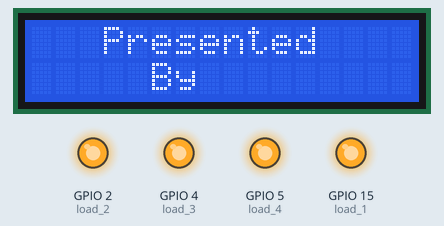
Recording of a sketch running on a simulated ESP32. Parts: 16×2 character LCD, output pins drawn as LEDs (lit = HIGH). WiFi joins after 1.5 s; servers stay silent unless stated; the Firebase database answers and starts empty; what the sketch prints to the serial monitor is not drawn.

Above: at 2.1 s.
At 4.2 s:
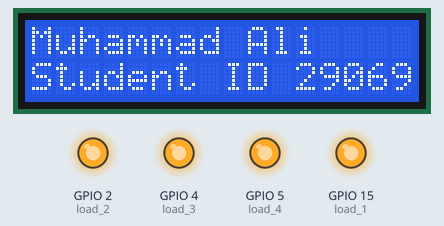
At 6.2 s:
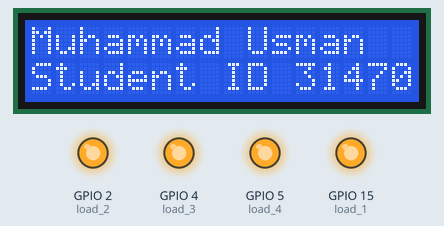
At 8.2 s:
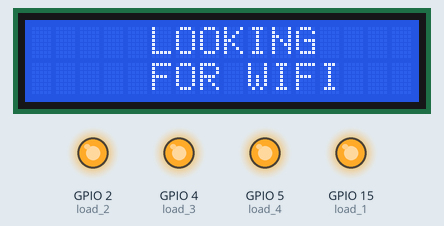
At 10.2 s:
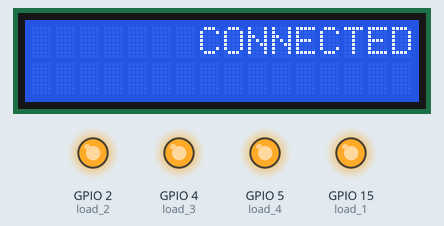
At 13.3 s:
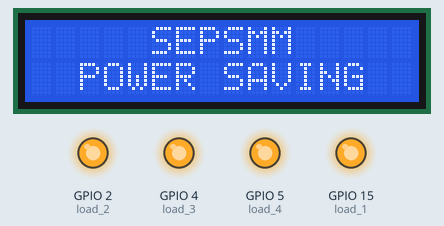

The sketch:

sepsmm.ino
```cpp
#include <WiFi.h>
#include <LiquidCrystal_I2C.h>
LiquidCrystal_I2C lcd(0x27, 16, 2); // I2C address 0x27, 16 column and 2 rows

#include <FirebaseESP32.h>
#define FIREBASE_HOST "sepsmm-c6f0e-default-rtdb.firebaseio.com/"
#define FIREBASE_AUTH "gIoVkPh0X977PM4CAca4lgH7neXSPnSIDE7KnHOd"
// #define WIFI_SSID "Redmi 9t"
// #define WIFI_PASSWORD "12345678"

#define WIFI_SSID "A and S Fire and Safety"
#define WIFI_PASSWORD "Arham2014"

//Define FirebaseESP32 data object
FirebaseData firebaseData;

int load_1 = 15;
int load_2 = 2;
int load_3 = 4;
int load_4 = 5;
float voltage_Sensor = 34;

void setup()
{
    Serial.begin(115200);
    lcd.init(); // initialize the lcd
    lcd.backlight();

    // PIN Mode Assigned
    pinMode(load_1,OUTPUT);
    pinMode(load_2,OUTPUT);
    pinMode(load_3,OUTPUT);
    pinMode(load_4,OUTPUT);
    pinMode(voltage_Sensor,INPUT);
    // PIN Mode Assigned

    // All Relay OFF Mode
    digitalWrite(load_1,HIGH);
    digitalWrite(load_2,HIGH);
    digitalWrite(load_3,HIGH);
    digitalWrite(load_4,HIGH);
    // All Relay OFF Mode

    lcd.clear();                 // clear display
    lcd.setCursor(5, 0);         // move cursor to   (0, 0)
    lcd.print("SEPSMM");        // print message at (0, 0)
    lcd.setCursor(2, 1);         // move cursor to   (2, 1)
    lcd.print("POWER SAVING"); // print message at (2, 1)
    delay(2000);                 // display the above for two seconds

    lcd.clear();                 // clear display
    lcd.setCursor(3, 0);          // move cursor to   (3, 0)
    lcd.print("Presented");        // print message at (3, 0)
    lcd.setCursor(5, 1);          // move cursor to   (0, 1)
    lcd.print("By"); // print message at (0, 1)
    delay(2000);                  // display the above for two seconds
    lcd.clear();

    lcd.setCursor(0, 0);          // move cursor to   (3, 0)
    lcd.print("Muhammad Ali");        // print message at (3, 0)
    lcd.setCursor(0, 1);          // move cursor to   (0, 1)
    lcd.print("Student ID 29069"); // print message at (0, 1)
    delay(2000);                  // display the above for two seconds
    lcd.clear();

    lcd.setCursor(0, 0);          // move cursor to   (3, 0)
    lcd.print("Muhammad Usman");        // print message at (3, 0)
    lcd.setCursor(0, 1);          // move cursor to   (0, 1)
    lcd.print("Student ID 31470"); // print message at (0, 1)
    delay(2000);                  // display the above for two seconds
    lcd.clear();

    WiFi.begin(WIFI_SSID, WIFI_PASSWORD);
    Serial.print("Connecting to Wi-Fi");
    lcd.setCursor(5,0);
    lcd.print("LOOKING");
    lcd.setCursor(5,1);
    lcd.print("FOR WIFI");
    delay(2000);
    lcd.clear();

    while (WiFi.status() != WL_CONNECTED)
  {
    Serial.println("Searching for Network ");
    delay(500);
    lcd.clear();
    lcd.setCursor(0,0);
    lcd.print("WIFI : SEARCHING");
    delay(2000);
  }
    Serial.println();
    Firebase.begin(FIREBASE_HOST, FIREBASE_AUTH);
    Serial.print("Connected with IP: ");
    Serial.println(WiFi.localIP());
    Serial.println();
    Serial.println("------------------------------------");
    Serial.println("Connected...");
    lcd.setCursor(7,0);
    lcd.print("CONNECTED");
    delay(3000);
    lcd.clear();
  }

void loop()
{
    lcd.clear();                 // clear display
    lcd.setCursor(5, 0);         // move cursor to   (0, 0)
    lcd.print("SEPSMM");        // print message at (0, 0)
    lcd.setCursor(2, 1);         // move cursor to   (2, 1)
    lcd.print("POWER SAVING"); // print message at (2, 1)
    delay(2000);

    lcd.clear();                 // clear display
    lcd.setCursor(0, 0);         // move cursor to   (0, 0)
    lcd.print(" Real Time Volt:");        // print message at (0, 0)
    lcd.setCursor(6, 1);         // move cursor to   (2, 1)
    lcd.print("220 Volt"); // print message at (2, 1)
    delay(2000);

//    Serial.println(analogRead(34));
//    delay(100);

     if (Firebase.get(firebaseData,"/All_Load/Load_1"))
 {
    if (firebaseData.dataType() == "bool")
    {
      bool Load_1 = firebaseData.boolData();

          if (Load_1=='1')
          {
            Serial.println("Load # 1 IS ON");
            Serial.println("");
            lcd.clear();
            lcd.setCursor(0, 0);
            lcd.print("LOAD # 1");
            lcd.setCursor(0, 1);
            lcd.print("LIGHT IS ON");
            delay(1000);
            digitalWrite(load_1,LOW); //Device1 is ON
          }
          else if (Load_1=='0')
          {
            Serial.println("Load # 1 IS OFF");
            Serial.println("");
            lcd.clear();
            lcd.setCursor(0, 0);
            lcd.print("LOAD # 1");
            lcd.setCursor(0, 1);
            lcd.print("LIGHT IS OFF");
            delay(1000);
            digitalWrite(load_1,HIGH);//Device1 if OFF
            }
     }
}

if (Firebase.get(firebaseData,"/All_Load/Load_2"))
 {
    if (firebaseData.dataType() == "bool")
    {
      bool Load_2 = firebaseData.boolData();

          if (Load_2=='1')
          {
            Serial.println("Load # 2 IS ON");
            Serial.println("");
            lcd.clear();
            lcd.setCursor(0, 0);
            lcd.print("LOAD # 2");
            lcd.setCursor(0, 1);
            lcd.print("Load 2 IS ON");
            delay(1000);
            digitalWrite(load_2,LOW); //Device1 is ON
          }
          else if (Load_2=='0')
          {
            Serial.println("Load # 2 IS OFF");
            Serial.println("");
            lcd.clear();
            lcd.setCursor(0, 0);
            lcd.print("LOAD # 2");
            lcd.setCursor(0, 1);
            lcd.print("Load 2 IS OFF");
            delay(1000);
            digitalWrite(load_2,HIGH);//Device1 if OFF
            }
     }
}

if (Firebase.get(firebaseData,"/All_Load/Load_3"))
 {
    if (firebaseData.dataType() == "bool")
    {
      bool Load_3 = firebaseData.boolData();

          if (Load_3=='1')
          {
            Serial.println("Load # 3 IS ON");
            Serial.println("");
            lcd.clear();
            lcd.setCursor(0, 0);
            lcd.print("LOAD # 3");
            lcd.setCursor(0, 1);
            lcd.print("Load 3 IS ON");
            delay(1000);
            digitalWrite(load_3,LOW); //Device1 is ON
          }
          else if (Load_3=='0')
          {
            Serial.println("Load # 3 IS OFF");
            Serial.println("");
            lcd.clear();
            lcd.setCursor(0, 0);
            lcd.print("LOAD # 3");
            lcd.setCursor(0, 1);
            lcd.print("Load 3 IS OFF");
            delay(1000);
            digitalWrite(load_3,HIGH);//Device1 if OFF
            }
     }
}

if (Firebase.get(firebaseData,"/All_Load/Load_4"))
 {
    if (firebaseData.dataType() == "bool")
    {
      bool Load_4 = firebaseData.boolData();

          if (Load_4=='1')
          {
            Serial.println("Load # 4 IS ON");
            Serial.println("");
            lcd.clear();
            lcd.setCursor(0, 0);
            lcd.print("LOAD # 4");
            lcd.setCursor(0, 1);
            lcd.print("Load 4 IS ON");
            delay(1000);
            digitalWrite(load_4,LOW); //Device1 is ON
          }
          else if (Load_4=='0')
          {
            Serial.println("Load # 4 IS OFF");
            Serial.println("");
            lcd.clear();
            lcd.setCursor(0, 0);
            lcd.print("LOAD # 4");
            lcd.setCursor(0, 1);
            lcd.print("Load 4 IS OFF");
            delay(1000);
            digitalWrite(load_4,HIGH);//Device1 if OFF
            }
     }
}
}
```

Measured:
- what the display in image 0 shows lasts 2.0 s, from 2.1 s to 4.1 s
- what the display in image 4 shows lasts 3.0 s, from 10.2 s to 13.2 s
